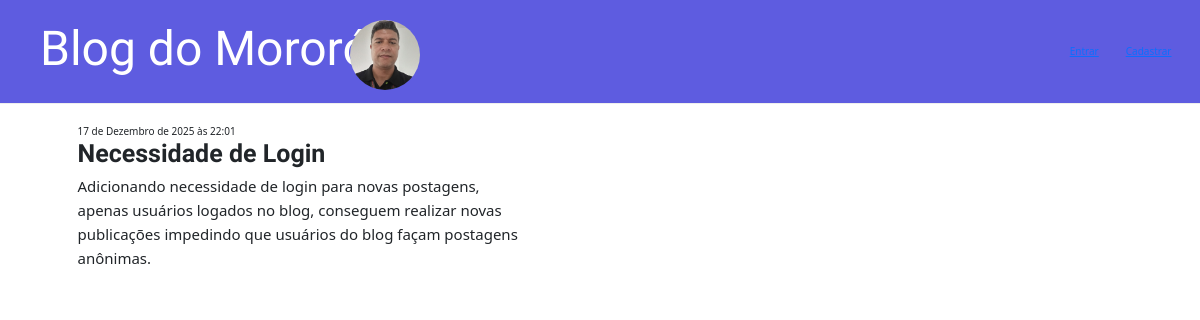
The app's page /post/4/ with its own data.
### blog/models.py (models this page shows, shortened)
class Post(models.Model):
    author = models.ForeignKey(settings.AUTH_USER_MODEL, on_delete=models.CASCADE)
    title = models.CharField(max_length=200)
    text = models.TextField()
    created_date = models.DateTimeField(default=timezone.now)
    published_date = models.DateTimeField(blank=True, null=True)

### blog/views.py (the view)
# urls.py: path('post/<int:pk>/', views.post_detail, name='post_detail'),
def post_detail(request, pk):
    post= get_object_or_404(Post, pk=pk)
    return render(request, "blog/post_detail.html", {'post' :post})

### blog/templates/blog/post_detail.html
{% extends 'blog/base.html' %}
{% block content %}
    {% if post.published_date %}
        {{ post.published_date }}
        <h2>{{ post.title }}</h2>
        <p>{{ post.text }}</p>
    {% endif %}
{% endblock %}

### blog/static/css/blog.css (style rules this page uses)
body { padding-left: 0px; }
h1, h2, h3, h4 { font-family: 'Lobster', cursive; }
h2 { font-size: 25px; font-weight: bold; }
p { font-size: 15px; line-height: 1.6; }

### records on screen
Post: published_date "17 de Dezembro de 2025 às 22:01", title "Necessidade de Login", text "Adicionando necessidade de login para novas postagens, apenas usuários logados no blog, conseguem realizar novas publicações impedindo que usuários do blog façam postagens anônimas."
